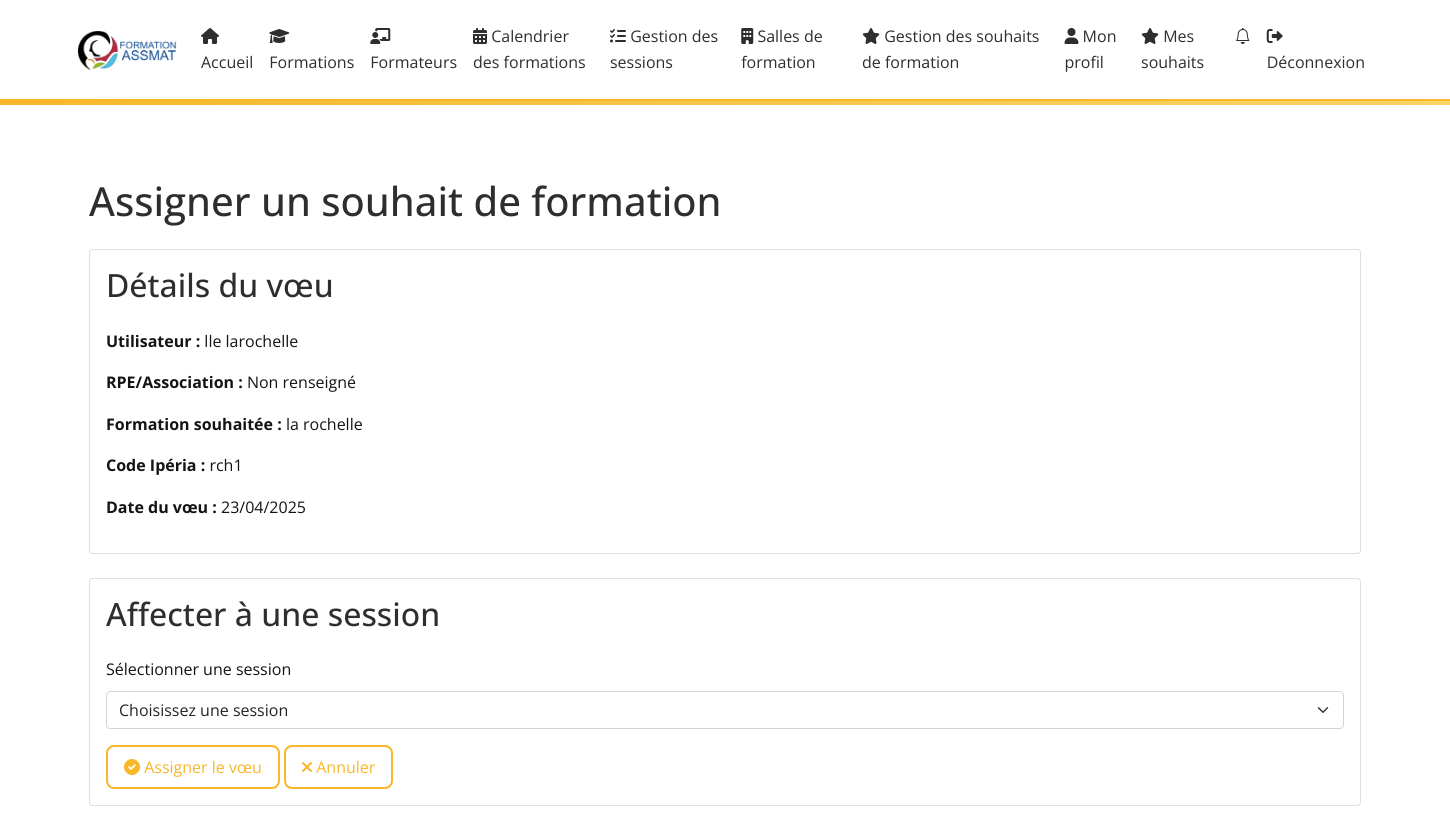
The app's page /training-wishes/12/assign/ (signed in) with its own data.
### core/models.py (models this page shows, shortened)
class TrainingWish(models.Model):
    user = models.ForeignKey(User, on_delete=models.CASCADE, verbose_name="Utilisateur")
    formation = models.ForeignKey(Formation, on_delete=models.CASCADE, verbose_name="Formation")
    session = models.ForeignKey('Session', on_delete=models.SET_NULL, null=True, blank=True, related_name='training_wishes', verbose_name="Session associée")
    created_at = models.DateTimeField(auto_now_add=True, verbose_name="Date de création")
    notes = models.TextField(blank=True, verbose_name="Notes")
    class Meta:
        verbose_name = "Souhait de formation"
        verbose_name_plural = "Souhaits de formation"
        unique_together = ['user', 'formation']
        ordering = ['-created_at']

class User(AbstractUser):
    email = models.EmailField(unique=True, verbose_name="Adresse email")
    is_trainer = models.BooleanField(default=False, verbose_name="Est formateur")
    phone = models.CharField(max_length=20, blank=True, null=True, verbose_name="Téléphone")
    address = models.TextField(blank=True, null=True, verbose_name="Adresse")
    city = models.CharField(max_length=100, blank=True, null=True, verbose_name="Ville")
    code_postal = models.CharField(max_length=10, blank=True, null=True, verbose_name="Code postal")
    latitude = models.FloatField(null=True, blank=True)
    longitude = models.FloatField(null=True, blank=True)
    rpe_association = models.CharField(
        max_length=255,
        blank=True,
        null=True,
        verbose_name="RPE ou Association"
    )
    rpe = models.ForeignKey('RPE', on_delete=models.SET_NULL, null=True, blank=True, verbose_name="RPE / Association")
    other_rpe = models.CharField(max_length=255, verbose_name="Autre RPE / Association", blank=True, null=True)
    USERNAME_FIELD = 'email'
    REQUIRED_FIELDS = ['username']

class Formation(models.Model):
    FORMATION_TYPES = [
        ('initial', 'Formation Initiale'),
        ('continue', 'Formation Continue'),
        ('specialisation', 'Formation Spécialisation'),
    ]
    name = models.CharField(max_length=255, verbose_name="Nom de la formation")
    code_iperia = models.CharField(max_length=50, unique=True, verbose_name="Code IPERIA")
    description = models.TextField(verbose_name="Description")
    duration = models.IntegerField(help_text="Durée en heures", validators=[MinValueValidator(1)], verbose_name="Durée")
    image = models.ImageField(upload_to='formations/images/', null=True, blank=True, verbose_name="Image")
    program_file = models.FileField(upload_to='programs/', null=True, blank=True, verbose_name="Programme détaillé")
    created_at = models.DateTimeField(auto_now_add=True, verbose_name="Date de création")
    updated_at = models.DateTimeField(auto_now=True, verbose_name="Date de mise à jour")
    type = models.CharField(max_length=20, choices=FORMATION_TYPES, default='initial', verbose_name="Type de formation")
    is_presentiel = models.BooleanField(default=True, verbose_name="Présentiel")
    is_distanciel = models.BooleanField(default=False, verbose_name="Distanciel")
    is_asynchrone = models.BooleanField(default=False, verbose_name="Asynchrone")
    is_active = models.BooleanField(default=True, verbose_name="Formation active")
    city = models.CharField(max_length=100, null=True, blank=True, verbose_name="Ville")
    code_postal = models.CharField(max_length=10, null=True, blank=True, verbose_name="Code postal")
    latitude = models.FloatField(null=True, blank=True)
    longitude = models.FloatField(null=True, blank=True)
    class Meta:
        verbose_name = "Formation"
        verbose_name_plural = "Formations"
        ordering = ['name']

### core/views.py (the view, shortened to what this page needs)
# urls.py: path('training-wishes/<int:wish_id>/assign/', views.assign_wish_to_session, name='assign_wish_to_session'),
@staff_member_required
def assign_wish_to_session(request, wish_id):
    wish = get_object_or_404(TrainingWish, id=wish_id)
    sessions = Session.objects.filter(
        formation=wish.formation,
        status__in=['NON_OUVERTE', 'DEMANDEE', 'OUVERTE']
    )
    context = {
        'wish': wish,
        'sessions': sessions,
        'title': 'Assigner un souhait à une session'
    }
    return render(request, 'core/assign_wish_to_session.html', context)

### core/context_processors.py (called while the page is built)
def unread_notifications(request):
    if request.user.is_authenticated:
        return {
            'unread_notifications_count': request.user.notifications.filter(is_read=False).count()
        }
    return {}

### core/templates/core/assign_wish_to_session.html (shortened to what this page needs)
{% extends 'core/base.html' %}
{% load static %}
{% block content %}
<div class="container py-5">
    <h1 class="mb-4">Assigner un souhait de formation</h1>
    <div class="card">
        <div class="card-body">
            <h2 class="card-title mb-4">Détails du vœu</h2>
            <div class="row">
                <div class="col-md-6">
                    <p><strong>Utilisateur :</strong> {{ wish.user.last_name }} {{ wish.user.first_name }}</p>
                    <p><strong>RPE/Association :</strong> {{ wish.user.rpe_association|default:"Non renseigné" }}</p>
                    <p><strong>Formation souhaitée :</strong> {{ wish.formation.name }}</p>
                    <p><strong>Code Ipéria :</strong> {{ wish.formation.code_iperia }}</p>
                    <p><strong>Date du vœu :</strong> {{ wish.created_at|date:"d/m/Y" }}</p>
                </div>
            </div>
        </div>
    </div>
    <div class="card mt-4">
        <div class="card-body">
            <h2 class="card-title mb-4">Affecter à une session</h2>
            {% if sessions %}
                <form method="post">
                    <div class="mb-3">
                        <label for="session" class="form-label">Sélectionner une session</label>
                        <select name="session" id="session" class="form-select" required>
                            <option value="">Choisissez une session</option>
                        </select>
                    </div>
                    <button type="submit" class="btn btn-primary">
                        <i class="fas fa-check-circle"></i> Assigner le vœu
                    </button>
                    <a href="{% url 'core:admin_training_wishes' %}" class="btn btn-secondary">
                        <i class="fas fa-times"></i> Annuler
                    </a>
                </form>
            {% endif %}
        </div>
    </div>
</div>
{% endblock %}

### core/static/core/css/custom.css (style rules this page uses)
:root { --primary-color: #F9B72A; --secondary-color: #2E2E2E; --background-color: #ffffff; --text-color: #141414; --hover-color: #fccc64; --border-radius: 8px; }
body { background-color: var(--background-color); color: var(--text-color); font-family: 'Open Sans', sans-serif; line-height: 1.6; }
.auth-buttons .nav-link, .btn { border-radius: var(--border-radius); border: 2px solid var(--primary-color); color: var(--primary-color); background: transparent; padding: 0.5rem 1rem; transition: background 0.3s, color 0.3s; }
h1, h2, h3 { color: var(--secondary-color); margin-bottom: 1rem; }
a { color: var(--primary-color); text-decoration: none; }

### records on screen
TrainingWish: user.last_name "lle", user.first_name "larochelle", user.rpe_association "Non renseigné", formation.name "la rochelle", formation.code_iperia "rch1", created_at "23/04/2025"
